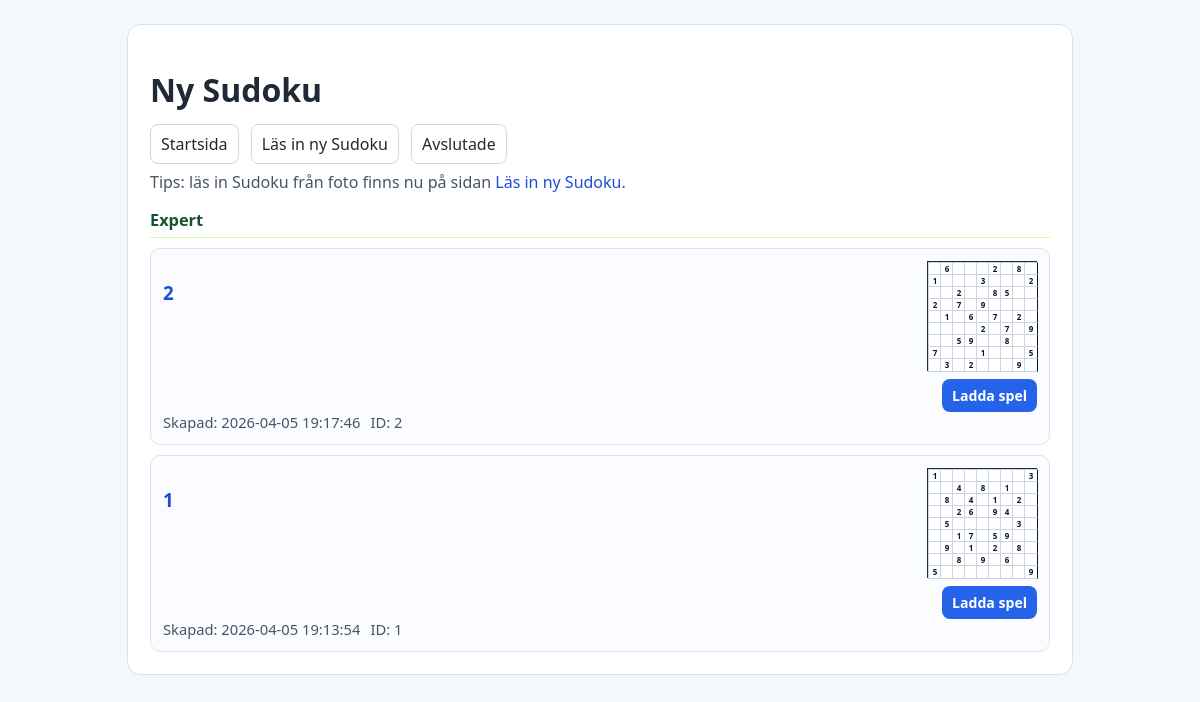
Before: /games with the older database file.
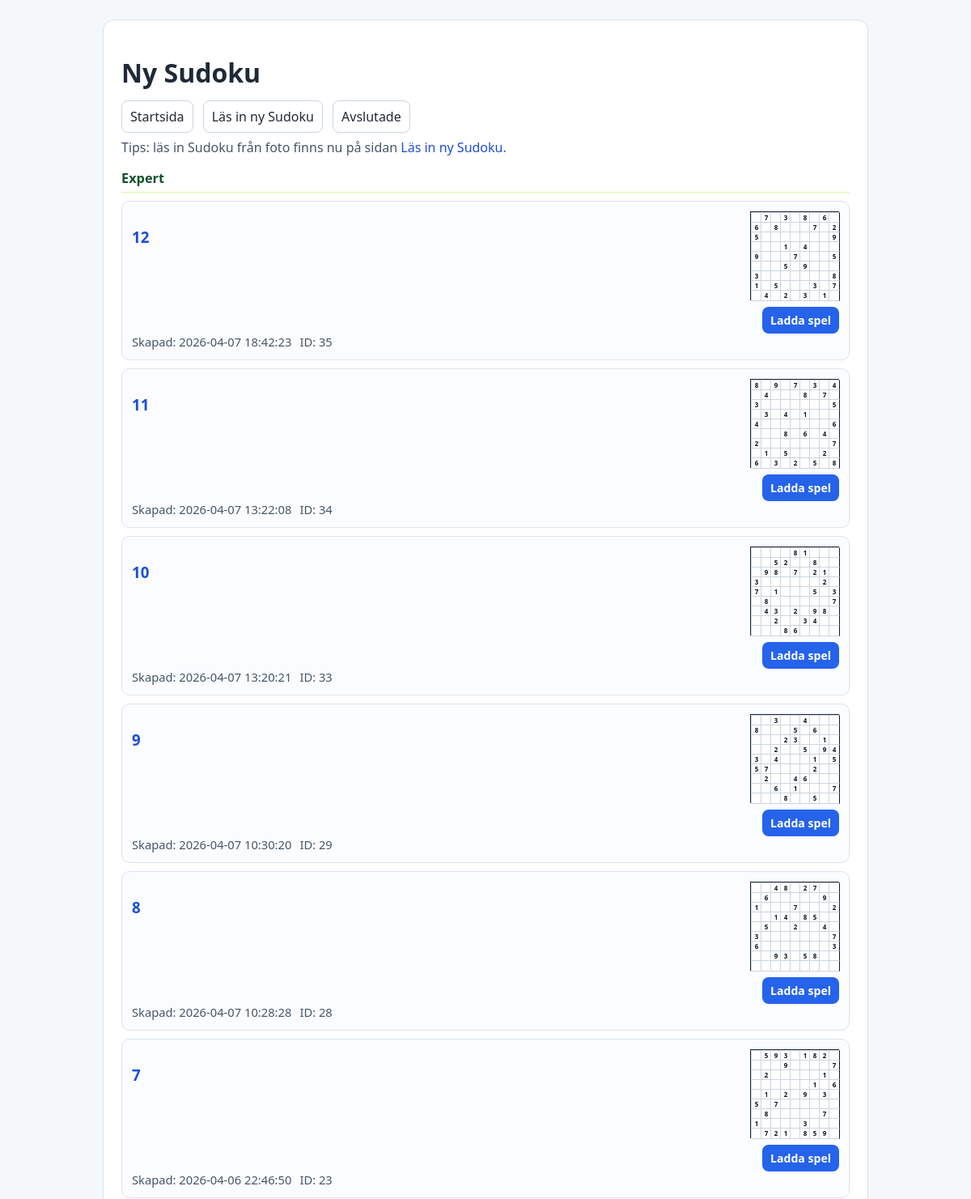
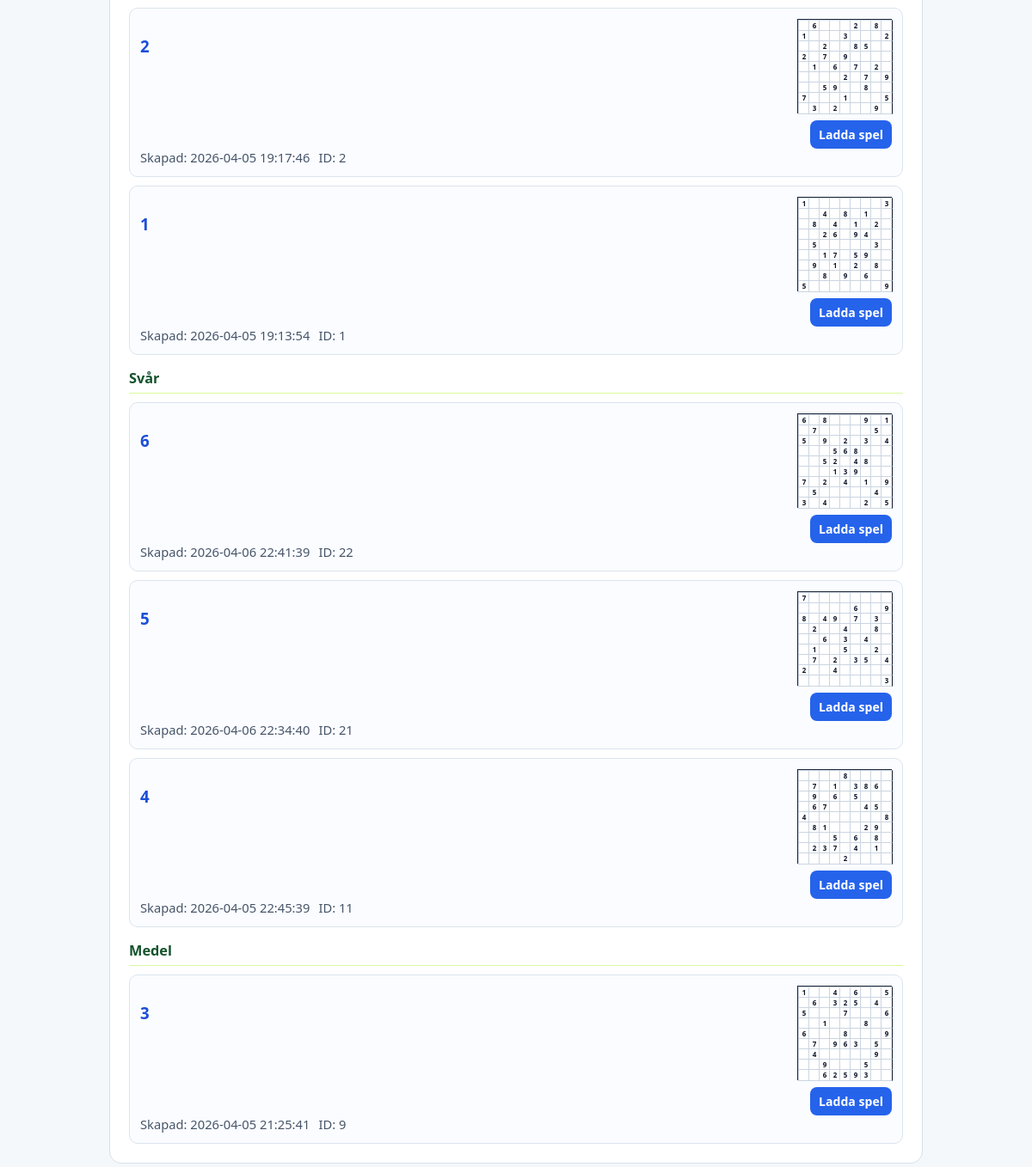
After: the same page with the newer database file (2 pictures, top to bottom).
### tables this page shows
CREATE TABLE "sudoku_games" (
                    id INTEGER PRIMARY KEY AUTOINCREMENT,
                    title TEXT NOT NULL,
                    difficulty TEXT NOT NULL,
                    grid_json TEXT NOT NULL,
                    created_at TEXT NOT NULL DEFAULT CURRENT_TIMESTAMP
                , game_type TEXT NOT NULL DEFAULT 'base', elapsed_seconds INTEGER NOT NULL DEFAULT 0, source_game_id INTEGER, session_number INTEGER NOT NULL DEFAULT 0, save_count INTEGER NOT NULL DEFAULT 0, notes_json TEXT NOT NULL DEFAULT '[]', updated_at TEXT, completed_at TEXT, solution_json TEXT);

### app/routes.py (the view, shortened to what this page needs)
@bp.route("/games")
def games():
    games_data = list_games(current_app.config["DATABASE_PATH"], game_type="base")
    difficulty_order = ["expert", "svar", "medel", "latt"]
    difficulty_labels = {
        "expert": "Expert",
        "svar": "Svår",
        "medel": "Medel",
        "latt": "Lätt",
    }
    grouped_map: dict[str, list[dict[str, object]]] = {}
    for game in games_data:
        key = str(game.get("difficulty", "")).strip().lower()
        if not key:
            key = "okand"
        grouped_map.setdefault(key, []).append(game)
    grouped_games: list[dict[str, object]] = []
    for key in difficulty_order:
        rows = grouped_map.pop(key, [])
        if rows:
            grouped_games.append({
                "key": key,
                "label": difficulty_labels[key],
                "rows": rows,
            })
    return render_template("games.html", games=games_data, grouped_games=grouped_games)

### app/storage.py (called while the page is built)
def get_connection(database_path: str) -> sqlite3.Connection:
    conn = sqlite3.connect(database_path)
    conn.row_factory = sqlite3.Row
    return conn

def _normalize_game_title(
    conn: sqlite3.Connection, game: dict[str, Any]
) -> dict[str, Any]:
    if game.get("game_type") == "ongoing":
        title = str(game.get("title") or "")
        game["title"] = re.sub(r"\(Sparad\s+(\d+)\s+ganger\)", r"(\1)", title)
    return game

### app/templates/games.html (shortened to what this page needs)
<!doctype html>
<html lang="sv">
<head>
</head>
<body>
  <main class="wrap">
    <h1>Ny Sudoku</h1>
    <p>
      <a class="top-link" href="{{ url_for('main.index') }}">Startsida</a>
      <a class="top-link" href="{{ url_for('main.builder') }}">Läs in ny Sudoku</a>
      <a class="top-link" href="{{ url_for('main.completed_games') }}">Avslutade</a>
    </p>
    <p class="empty">Tips: läs in Sudoku från foto finns nu på sidan <a class="load-link" href="{{ url_for('main.builder') }}">Läs in ny Sudoku</a>.</p>
    {% if grouped_games %}
      {% for group in grouped_games %}
        <section class="difficulty-section">
          <h2 class="difficulty-title">{{ group.label }}</h2>
          {% for game in group.rows %}
            <article class="game">
              <div class="game-head">
                <h3><a class="load-link" href="{{ url_for('main.builder', game_id=game.id) }}">{{ game.title }}</a></h3>
                <div class="right-side">
                  <div class="grid-preview">
                    {% set grid = game.get('grid', []) or [] %}
                    {% for r in range(9) %}
                      {% for c in range(9) %}
                        {% set cell_value = grid[r][c] if (r < grid|length and c < grid[r]|length) else '' %}
                        <div class="cell-preview">{{ cell_value }}</div>
                      {% endfor %}
                    {% endfor %}
                  </div>
                  <a class="load-btn" href="{{ url_for('main.builder', game_id=game.id) }}">Ladda spel</a>
                </div>
              </div>
              <div class="meta">
                <span>Skapad: {{ game.created_at }}</span>
                <span>ID: {{ game.id }}</span>
              </div>
            </article>
          {% endfor %}
        </section>
      {% endfor %}
    {% else %}
      <p class="empty">Inga grund-spel ar sparade an.</p>
    {% endif %}
  </main>
</body>
</html>

### app/templates/games.html (style rules this page uses)
body { margin: 0; font-family: "Segoe UI", Tahoma, sans-serif; background: #f4f8fb; color: #1f2937; padding: 24px; }
.wrap { max-width: 900px; margin: 0 auto; background: #fff; border: 1px solid #d6e0ea; border-radius: 14px; padding: 22px; }
.top-link { text-decoration: none; border: 1px solid #cbd5e1; border-radius: 8px; padding: 8px 10px; color: #1f2937; background: #fff; margin-right: 8px; }
.game { border: 1px solid #dbe4ee; border-radius: 10px; padding: 12px; margin-top: 10px; background: #fafcff; }
.game-head { display: flex; justify-content: space-between; align-items: flex-start; gap: 12px; flex-wrap: wrap; }
.right-side { display: flex; flex-direction: column; gap: 8px; align-items: flex-end; }
.load-link { text-decoration: none; color: #1d4ed8; }
.load-btn { display: inline-block; text-decoration: none; background: #2563eb; color: #fff; border-radius: 8px; padding: 7px 10px; font-size: 0.88rem; font-weight: 600; white-space: nowrap; }
.meta { display: flex; gap: 10px; flex-wrap: wrap; font-size: 0.92rem; color: #475569; }
.empty { margin-top: 12px; color: #475569; }
.difficulty-section { margin-top: 16px; }
.difficulty-title { margin: 0 0 6px; font-size: 1.02rem; color: #14532d; border-bottom: 1px solid #d9f99d; padding-bottom: 6px; }
.grid-preview { display: grid; grid-template-columns: repeat(9, 12px); grid-template-rows: repeat(9, 12px); border: 1.5px solid #1e293b; background: #fff; flex-shrink: 0; }
.cell-preview { width: 12px; height: 12px; border: 0.4px solid #cbd5e1; display: flex; align-items: center; justify-content: center; font-size: 0.5rem; font-weight: 600; color: #0f172a; background: #fff; }
.cell-preview:nth-child(3n) { border-right: 1px solid #0f172a; }
.cell-preview:nth-child(27n+1), .cell-preview:nth-child(27n+2), .cell-preview:nth-child(27n+3), .cell-preview:nth-child(27n+28), .cell-preview:nth-child(27n+29), .cell-preview:nth-child(27n+30), .cell-preview:nth-child(27n+55), .cell-preview:nth-child(27n+56), .cell-preview:nth-child(27n+57) { border-bottom: 1px solid #0f172a; }

Changed rows visible on the page:
added sudoku_games: title "12", cell_value "7" "3" "8" "6" "6" "8" "7" "2" "5" "9" "1" "4" "9" "7" "5" "5" "9" "3" "8" "1" "5" "3" "7" "4" "2" "3" "1", created_at "2026-04-07 18:42:23", id "35", shown under "Expert"
added sudoku_games: title "11", cell_value "8" "9" "7" "3" "4" "4" "8" "7" "3" "5" "3" "4" "1" "4" "6" "8" "6" "4" "2" "7" "1" "5" "2" "6" "3" "2" "5" "8", created_at "2026-04-07 13:22:08", id "34", shown under "Expert"
added sudoku_games: title "10", cell_value "8" "1" "5" "2" "8" "9" "8" "7" "2" "1" "3" "2" "7" "1" "5" "3" "8" "7" "4" "3" "2" "9" "8" "2" "3" "4" "8" "6", created_at "2026-04-07 13:20:21", id "33", shown under "Expert"
added sudoku_games: title "9", cell_value "3" "4" "8" "5" "6" "2" "3" "1" "2" "5" "9" "4" "3" "4" "1" "5" "5" "7" "2" "2" "4" "6" "6" "1" "7" "8" "5", created_at "2026-04-07 10:30:20", id "29", shown under "Expert"
added sudoku_games: title "8", cell_value "4" "8" "2" "7" "6" "9" "1" "7" "2" "1" "4" "8" "5" "5" "2" "4" "3" "7" "6" "3" "9" "3" "5" "8", created_at "2026-04-07 10:28:28", id "28", shown under "Expert"
added sudoku_games: title "7", cell_value "5" "9" "3" "1" "8" "2" "9" "7" "2" "1" "1" "6" "1" "2" "9" "3" "5" "7" "8" "7" "1" "3" "7" "2" "1" "8" "5" "9", created_at "2026-04-06 22:46:50", id "23", shown under "Expert"
added sudoku_games: title "6", cell_value "6" "8" "9" "1" "7" "5" "5" "9" "2" "3" "4" "5" "6" "8" "5" "2" "4" "8" "1" "3" "9" "7" "2" "4" "1" "9" "5" "4" "3" "4" "2" "5", created_at "2026-04-06 22:41:39", id "22", shown under "Svår"
added sudoku_games: title "5", cell_value "7" "6" "9" "8" "4" "9" "7" "3" "2" "4" "8" "6" "3" "4" "1" "5" "2" "7" "2" "3" "5" "4" "2" "4" "3", created_at "2026-04-06 22:34:40", id "21", shown under "Svår"
added sudoku_games: title "4", cell_value "8" "7" "1" "3" "8" "6" "9" "6" "5" "6" "7" "4" "5" "4" "8" "8" "1" "2" "9" "5" "6" "8" "2" "3" "7" "4" "1" "2", created_at "2026-04-05 22:45:39", id "11", shown under "Svår"
added sudoku_games: title "3", cell_value "1" "4" "6" "5" "6" "3" "2" "5" "4" "5" "7" "6" "1" "8" "6" "8" "9" "7" "9" "6" "3" "5" "4" "9" "9" "5" "6" "2" "5" "9" "3", created_at "2026-04-05 21:25:41", id "9", shown under "Medel"
Other visible differences:
new list line: "Svår"
new list line: "Medel"
